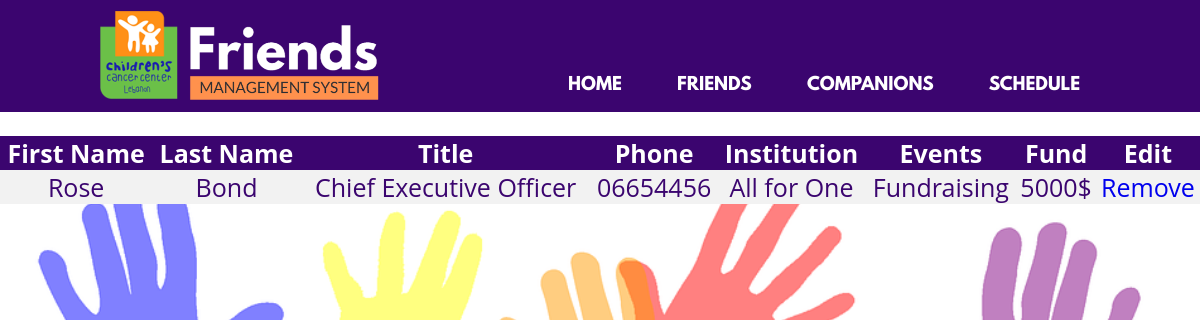
Page /registration/registration/companion_summary.php on the committed database.
### tables this page shows
CREATE TABLE `companion` (
  `firstname` varchar(255) NOT NULL,
  `lastname` varchar(255) NOT NULL,
  `title` varchar(255) NOT NULL,
  `phone` varchar(255) NOT NULL,
  `institution` varchar(255) NOT NULL,
  `events` varchar(255) NOT NULL,
  `fund` varchar(255) NOT NULL
);

### registration/registration/companion_summary.php (the view, shortened to what this page needs)
<!DOCTYPE html>
<html>
<head>
    <link rel="stylesheet" type="text/css" href="style.css">
</head>
<header>
    <div class="container">
        <img src="Picture4.png" width="280" height="90" style="padding: 10px 10px 5px 100px;">
        <nav>
            <ul>
                <li><a href="index_admin.php">Home</a></li>
                <li><a href="attendance_summary.php">Friends</a></li>
                <li><a href="companion_summary.php">Companions</a></li>
                <li><a href="schedule.php">Schedule</a></li>
            </ul>
        </nav>
    </div>
</header>
<body>
<br style="line-height: 10px" />
<table>
    <tr>
        <th>First Name</th>
        <th>Last Name</th>
        <th>Title</th>
        <th>Phone</th>
        <th>Institution</th>
        <th>Events</th>
        <th>Fund</th>
        <th>Edit</th>
    </tr>
    <?php
    $conn = mysqli_connect("localhost", "root", "", "registration");
    $sql = "SELECT `firstname`, `lastname`, `title`, `phone`, `institution`, `events`, `fund` FROM `companion`";
    $result = $conn->query($sql);
    if ($result->num_rows > 0) {
        while($row = $result->fetch_assoc()) {
            echo "<tr><td>" . $row["firstname"]. "</td><td>" . $row["lastname"] . "</td><td>"
                . $row["title"]. "</td><td>".$row["phone"]."</td><td>".$row["institution"]."</td><td>".$row["events"]."</td><td>".$row["fund"]."</td><td><a href=remove_companion.php?firstname=".$row["firstname"]."?lastname=".$row["lastname"].">Remove</a></td></tr>";
        }
        echo "</table>";
    }
    ?>
<br>
</body>
</html>

### registration/registration/style.css (style rules this page uses)
* { margin: 0px; padding: 0px; }
body { font-size: 120%; font-family: 'LeagueSpartan', sans-serif; background-image: url("2.png"); background-repeat:no-repeat; background-size:cover; background-position: top center; }
tr:nth-child(odd) { background-color: rgba(214, 214, 214, 0.8); }
tr:nth-child(even) { background-color: rgba(242, 242, 242, 0.8); }
.container { width: 90%; }
header { background: #3B056F; }
header::after { content: ''; display: table; clear: both; }
nav { float: right; }
nav ul { margin: 0; padding: 0; list-style: none; }
nav li { display: inline-block; margin-left: 50px; padding-top: 70px; position: center; }
nav a { color: #ffffff; text-decoration: none; text-transform: uppercase; font-size: 17px; }
nav a::before { content: ''; display: block; height: 3px; background-color: #ffffff; position: center; top: 0; width: 0%; transition: all ease-in-out 250ms; }

### registration/registration/companion_summary.php (style rules this page uses)
table { border-collapse: collapse; width: 100%; color: #3B056F; font-family: 'Open Sans', sans-serif; font-size: 25px; text-align: center; }
th { background-color: #3B056F; color: white; }
tr:nth-child(even) { background-color: #f2f2f2 }
a { text-decoration: none; }

### rows in the picture
companion: firstname "Rose", lastname "Bond", title "Chief Executive Officer", phone "06654456", institution "All for One", events "Fundraising", fund "5000$"
